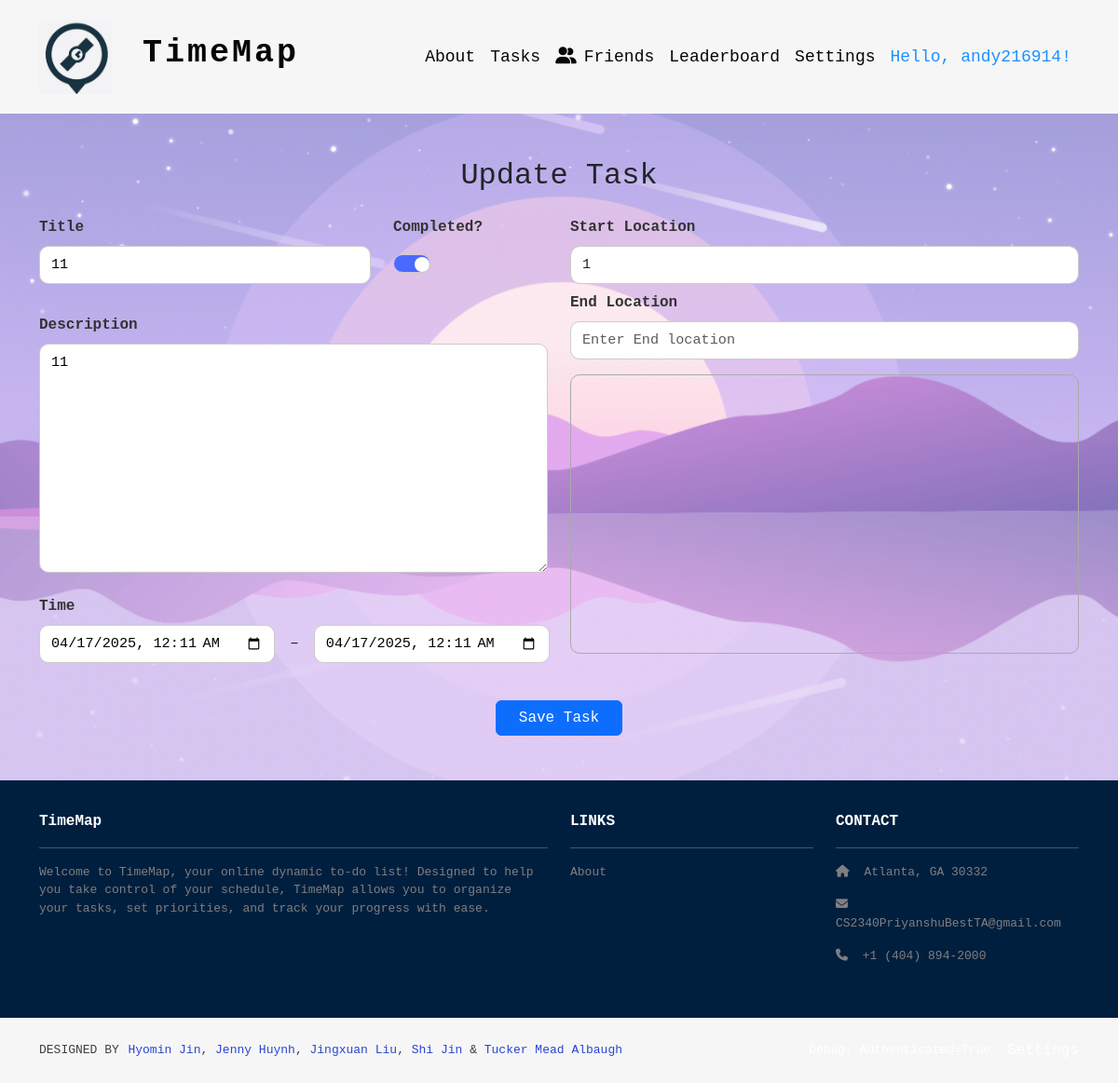
Screenshot of /tasks/update/10/ (signed in) with the database file from the repository.
### tasks/models.py (models this page shows, shortened)
class Task(models.Model):
    user = models.ForeignKey(User, on_delete=models.CASCADE, null=True, related_name='tasks')  # Link to the user
    title = models.CharField(max_length=255)
    description = models.TextField()
    start_location = models.CharField(max_length=255, blank=True)
    location = models.CharField(max_length=255, blank=True)  # Class location or any place
    latitude = models.FloatField(null=True, blank=True)  # Latitude coordinate
    longitude = models.FloatField(null=True, blank=True)  # Longitude coordinate
    latitude2 = models.FloatField(null=True, blank=True)  # Latitude coordinate
    longitude2 = models.FloatField(null=True, blank=True)  # Longitude coordinate
    start_time = models.DateTimeField()  # When the task starts
    end_time = models.DateTimeField()  # When the task should end
    completed = models.BooleanField(default=False)
    travel_time = models.DurationField(null=True, blank=True)
    class Meta:
        ordering = ['start_time']

### tasks/views.py (the view)
# urls.py: path('update/<int:task_id>/', views.update_task, name='update_task'),  # Update an existing task
@login_required
def update_task(request, task_id):
    task = Task.objects.get(id=task_id, user=request.user)
    selected_date = request.GET.get('selected_date', timezone.localdate().strftime('%Y-%m-%d'))
    start_date = request.GET.get('start_date', timezone.localdate().strftime('%Y-%m-%d'))
    if request.method == 'POST':
        form = TaskForm(request.POST, instance=task)
        if form.is_valid():
            task = form.save(commit=False)
            if 'latitude' in form.cleaned_data:
                task.latitude = form.cleaned_data.get('latitude')
            if 'longitude' in form.cleaned_data:
                task.longitude = form.cleaned_data.get('longitude')
            if 'latitude2' in form.cleaned_data:
                task.latitude2 = form.cleaned_data.get('latitude2')
            if 'longitude2' in form.cleaned_data:
                task.longitude2 = form.cleaned_data.get('longitude2')
            task.save()
            return redirect(f"{reverse('tasks:index')}?selected_date={selected_date}&start_date={start_date}")
        else:
            print(form.errors)
    else:
        form = TaskForm(instance=task)
    return render(request, 'tasks/update_task.html', {
        'form': form,
        'task': task,
        'google_maps_api_key': settings.GOOGLE_MAPS_API_KEY,
        'selected_date': selected_date,
        'start_date': start_date
    })

### tasks/templates/tasks/update_task.html (shortened to what this page needs)
{% extends 'base.html' %}
{% load static %}
{% block content %}
  <div class="container mt-5 mb-5">
  <h2 class="mb-4 text-center">Update Task</h2>
  <form method="POST" id="task-form">
    <div class="row">
<div class="col-md-6">
        <div class="row mb-3">
          <div class="col-8">
            <div class="mb-3">
              <label for="id_title" class="form-label">Title</label>
              {{ form.title }}
            </div>
          </div>
          <div class="col-4">
            <div class="mb-3">
              <label for="id_completed" class="form-label">Completed?</label>
              <div class="form-check form-switch mt-1">
                {{ form.completed }}
              </div>
            </div>
          </div>
        </div>
  <div class="mb-3">
    <label for="id_description" class="form-label">Description</label><br>
    {{ form.description }}
  </div>
  <div class="mb-3">
    <label class="form-label">Time</label>
    <div class="d-flex align-items-center gap-2">
      {{ form.start_time }}
      <span class="mx-2">–</span>
      {{ form.end_time }}
    </div>
  </div>
</div>
      <div class="col-md-6">
        <div class="mb-3">
          <label class="form-label">Start Location</label>
          <input type="text" id="location-input2" name="start_location" class="form-control" placeholder="Enter Start location" value ="{{ task.start_location }}">
          <label class="form-label mt-2">End Location</label>
          <input type="text" id="location-input" name="location" class="form-control" placeholder="Enter End location" value ="{{ task.location }}">
        </div>
        <div id="map" style="height: 300px; width: 100%; margin-bottom: 10px;"></div>
      </div>
    </div>
    <div class="text-center mt-4">
      <button type="submit" class="btn btn-primary px-4">Save Task</button>
    </div>
  </form>
</div>
{% endblock %}

### timeMap/templates/base.html (shortened to what this page needs)
<!DOCTYPE html>
<html>
  {% load static %}
  <head>
    <link href="https://cdn.jsdelivr.net/npm/bootstrap@5.3.3/dist/css/bootstrap.min.css"
          rel="stylesheet"
>
    <link rel="stylesheet"
          href="https://cdnjs.cloudflare.com/ajax/libs/font-awesome/6.1.1/css/all.min.css">
    <link rel="stylesheet" type="text/css" href="{% static 'css/style.css' %}">
  </head>
  <body class="d-flex flex-column min-vh-100">
    <nav class="p-3 navbar navbar-dark bg-dark navbar-expand-lg">
      <div class="container">
        <a class="navbar-brand" href="{% url 'home.index' %}">
          <img src="{% static 'img/logo.png' %}" alt="logo" height="80" />
          <span class="fs-4 cool-font" style="margin-left: 20px;">TimeMap</span>
        </a>
        <div class="collapse navbar-collapse" id="navbarNavAltMarkup">
          <div class="navbar-nav ms-auto navbar-ml">
            <a class="nav-link" href="{% url 'home.about' %}">About</a>
            <a class="nav-link" href="{% url 'tasks:index' %}">Tasks</a>
            {% if user.is_authenticated %}
              <a class="nav-link" href="{% url 'profiles:friend_list' %}">
                <i class="fas fa-user-friends me-2"></i>Friends
              </a>
              <a class="nav-link" href="{% url 'home.leaderboard' %}">Leaderboard</a>
              <div class="nav-item dropdown">
                <a class="nav-link dropdown-toggle" href="#" id="settingsDropdown" role="button"
                   data-bs-toggle="dropdown" aria-expanded="false">
                  Settings
                </a>
              </div>
              <span class="nav-link username-greeting">Hello, {{ user.username }}!</span>
            {% else %}
              <a class="nav-link" href="{% url 'login' %}">Login</a>
              <a class="nav-link" href="{% url 'home.register' %}">Register</a>
            {% endif %}
          </div>
        </div>
      </div>
    </nav>
<div class="flex-grow-1 {% if request.path != '/' %}tasks-background theme-{{ request.user.userprofile.background|default:'purple' }}{% endif %}">
    {% block content %}
    {% endblock %}
</div>
    <footer class="mt-auto">
      <section class="p-3 ms-footer d-none d-md-block">
        <div class="container">
          <div class="row mt-3 text-white">
            <div class="col-md-6 col-lg-6 col-xl-6 mx-auto mb-4">
              <b>TimeMap</b>
              <hr />
              <p>
                Welcome to TimeMap, your online dynamic to-do list! Designed to help you take control of your schedule, TimeMap allows you to organize your tasks, set priorities, and track your progress with ease.
              </p>
            </div>
            <div class="col-md-3 col-lg-3 col-xl-3 mx-auto mb-4">
              <b>LINKS</b>
              <hr />
              <p><a class="nav-link" href="{% url 'home.about' %}">About</a></p>
        </div>
        <div class="col-12 col-md-3 col-lg-3 col-xl-3 mb-4">
          <b>CONTACT</b>
          <hr />
          <p><i class="fas fa-home me-2"></i> Atlanta, GA 30332</p>
          <p><i class="fas fa-envelope me-2"></i> CS2340PriyanshuBestTA@gmail.com</p>
          <p><i class="fas fa-phone me-2"></i> +1 (404) 894-2000</p>
        </div>
      </div>
    </div>
  </section>
      <section class="p-3 ms-footer-bottom bg-dark">
<div class="container d-flex flex-column flex-md-row justify-content-between align-items-center align-items-md-start">
    <div class="designed-by text-white text-center text-md-start">
      <span>DESIGNED BY</span><br class="d-block d-md-none" />
      <span class="designers">
              <a href="https://www.linkedin.com/in/hyomin-jin-180230351/" target="_blank">Hyomin Jin</a>,
              <a href="https://www.linkedin.com/in/jenny-huynh-5ab5b9253/" target="_blank">Jenny Huynh</a>,
              <a href="https://www.linkedin.com/in/jing-xuan-liu-b24b28248/" target="_blank">Jingxuan Liu</a>,
              <a href="https://www.linkedin.com/in/shi-jin-151b6832b/" target="_blank">Shi Jin</a> &
              <a href="https://www.linkedin.com/in/tucker-albaugh-3b322732b/" target="_blank">Tucker Mead Albaugh</a>
        </span>
          </div>
          <div class="d-flex flex-column flex-md-row align-items-center mt-3 mt-md-0">
            <span class="text-white" style="margin-left: 18px;">
            </span>
            {% if user.is_authenticated %}
              <a class="nav-link text-white" href="{% url 'profiles:settings' %}" style="margin-left: 18px;">Settings</a>
            {% else %}
              <span class="text-white" style="margin-left: 18px;">Not Authenticated</span>
            {% endif %}
          </div>
        </div>
      </section>
    </footer>
  </body>
</html>

### timeMap/static/css/style.css (style rules this page uses)
body { font-family: 'Roboto Mono', monospace; }
.navbar a.nav-link { font-size: 18px; font-family: 'Roboto Mono', monospace; color: #050505 !important; }
.bg-dark { background-color: #f6f6f6 !important; }
.ms-footer { background-color: #001f3f; }
.ms-footer p { color: #7F7F7F; font-size: 13px; }
.ms-footer-bottom span { font-size: 13px; line-height: 38px; }
.ms-footer-bottom a { color: #2946d5; text-decoration: none; }
.navbar-brand .cool-font { font-family: 'Roboto Mono', monospace; font-size: 35px !important; letter-spacing: 3px; font-weight: 600; color: #050505 !important; }
.ms-footer-bottom span { color: #404040; }
.tasks-background { position: relative; min-height: 80vh ; width: 100%; background-color: transparent; overflow: hidden; }
.tasks-background::before { content: ''; position: absolute; top: 0; left: 0; width: 100%; height: 100%; background-image: url('../img/background.png'); background-size: cover; background-position: center; background-repeat: no-repeat; opacity: 0.85; z-index: -1; }
.tasks-background.theme-purple::before { background-image: url('../img/background.png'); }
.navbar-nav .dropdown-toggle::after { display: none; }
.username-greeting { color: #1E90FF !important; font-family: 'Roboto Mono', monospace; font-size: 18px; }
#task-form label { font-weight: 600; color: #333; }
#task-form input, #task-form textarea, #task-form select { border-radius: 10px; border: 1px solid #ccc; padding: 8px 12px; font-size: 0.95rem; }
#map { border-radius: 10px; border: 1px solid #aaa; }
#task-form input:not([type="checkbox"]), #task-form textarea, #task-form select { width: 100%; }
#task-form .form-check.form-switch { padding-left: 0; }
#task-form .form-check.form-switch input[type="checkbox"] { width: 40px; height: 20px; margin-left: 0; transform: none; position: relative; -webkit-appearance: none; appearance: none; background-color: #ccc; border-radius: 20px; transition: background-color 0.3s ease; cursor: pointer; }
#task-form .form-check.form-switch input[type="checkbox"]:checked { background-color: #4a6aff; }
#task-form .form-check.form-switch input[type="checkbox"]::before { content: ''; position: absolute; width: 16px; height: 16px; border-radius: 50%; background-color: white; top: 2px; left: 2px; transition: transform 0.3s ease; }
#task-form .form-check.form-switch input[type="checkbox"]:checked::before { transform: translateX(20px); }
#task-form .form-check.form-switch input[type="checkbox"] { margin-top: 0.3rem; }
.mb-3 { margin-bottom: 1rem !important; }

### rows the page displays
Task: title "11", completed "☑", description "11", start_time "04/17/2025 00:11", end_time "04/17/2025 00:11", start_location "1"

### other values shown
{{ user.username }} "andy216914"
